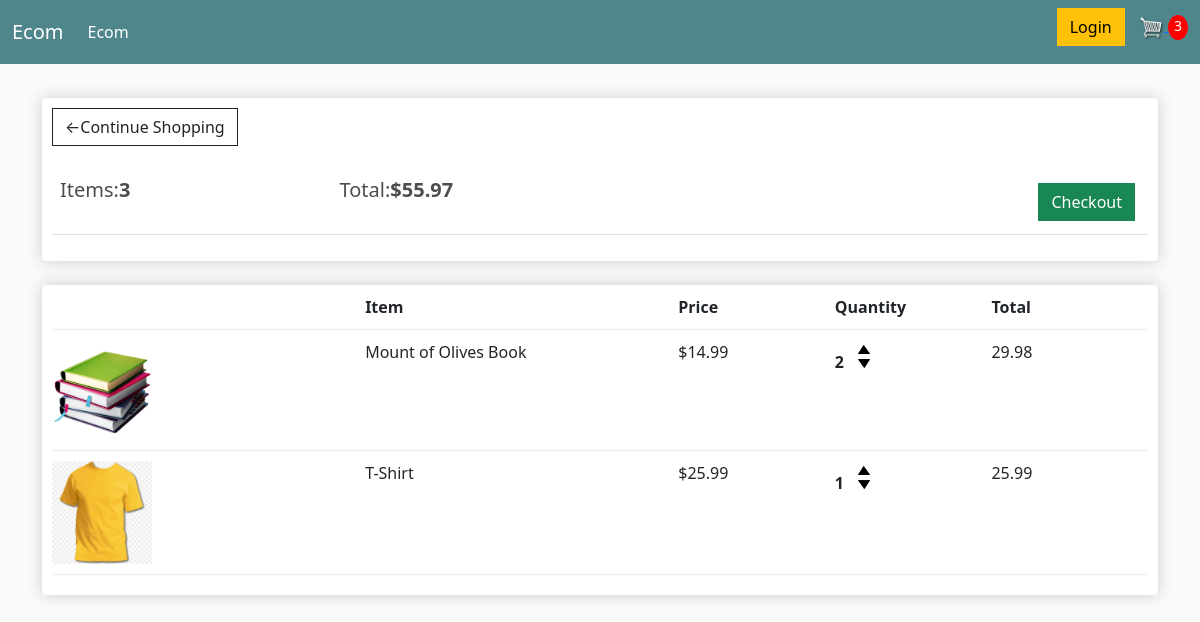
The page /cart/ (signed in) on the database as committed earlier.
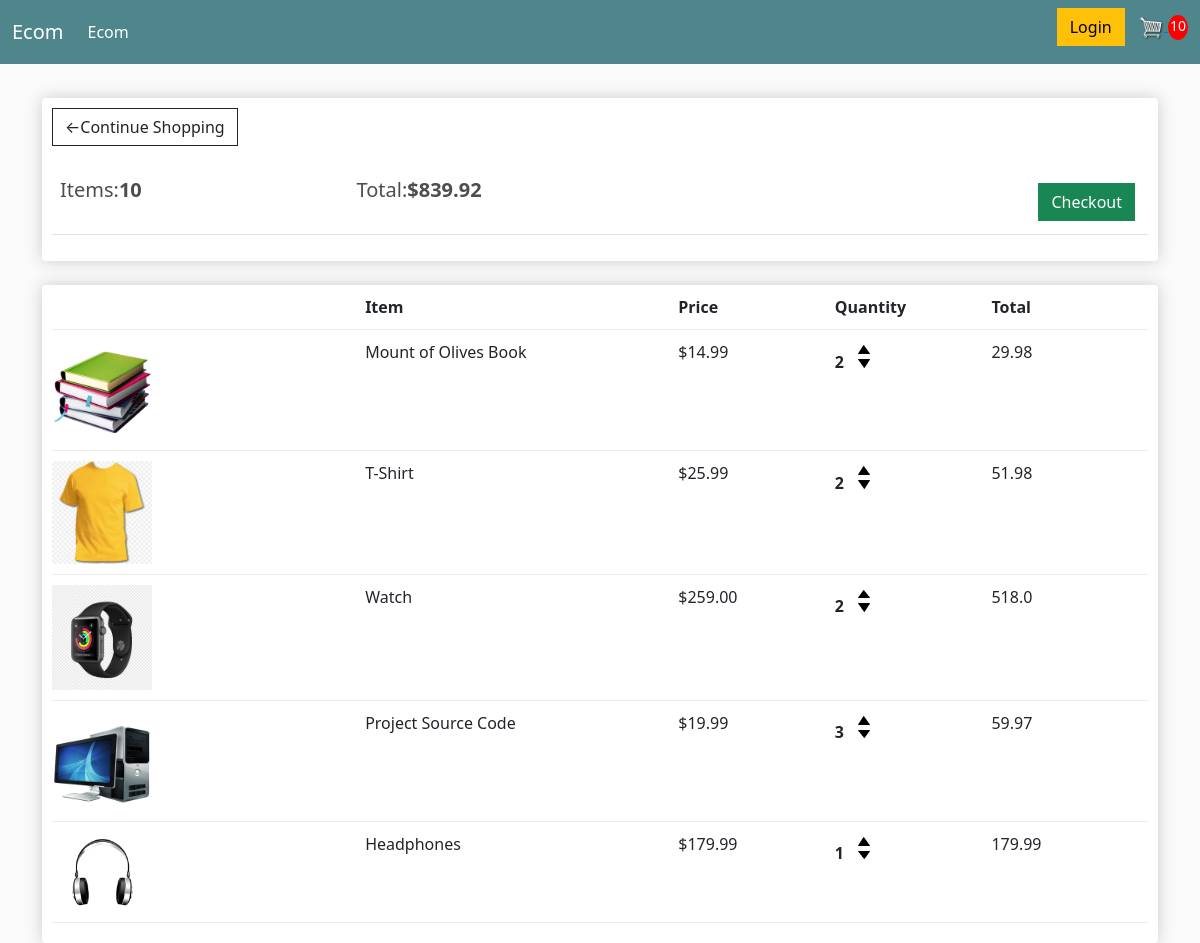
The same page on the database as committed later.
### store/models.py (models this page shows, shortened)
class Order(models.Model):
	customer = models.ForeignKey(Customer, on_delete=models.SET_NULL, null=True, blank=True)
	data_ordered = models.DateTimeField(auto_now_add=True)
	complete = models.BooleanField(default=False)
	transaction_id = models.CharField(max_length=100, null=True)
	@property
	def get_cart_total(self):
		orderitems = self.orderitem_set.all()
		total = sum([item.get_total for item in orderitems])
		return total
	@property
	def get_cart_items(self):
		orderitems = self.orderitem_set.all()
		total = sum([item.quantity for item in orderitems])
		return total

class OrderItem(models.Model):
	product = models.ForeignKey(Product, on_delete=models.SET_NULL, null=True)
	order = models.ForeignKey(Order, on_delete=models.SET_NULL, null=True)
	quantity = models.IntegerField(default=0, null=True, blank=True)
	date_added = models.DateTimeField(auto_now_add=True)
	@property
	def get_total(self):
		total = self.product.price * self.quantity
		return total

class Product(models.Model):
	name = models.CharField(max_length=200)
	price = models.FloatField()
	digital = models.BooleanField(default=False, null=True, blank=True)
	image = models.ImageField(null=True, blank=True)
	@property
	def imageURL(self):
		try:
			url = self.image.url
		except:
			url = ''
		return url

### store/views.py (the view)
# urls.py: path('cart/', views.cart, name="cart"),
def cart(request):
	if request.user.is_authenticated:
		customer = request.user.customer
		order, created = Order.objects.get_or_create(customer=customer, complete=False)
		items = order.orderitem_set.all()
		cartItems = order.get_cart_items
	else:
		items = []
		order = {"get_cart_total":0,
				 "get_cart_items":0}
		cartItems = order['get_cart_items']
	context = {'items':items, 'order':order, 'cartItems':cartItems}
	return render(request, 'store/Cart.html', context)

### store/templates/store/Cart.html
{% extends 'store/Main.html' %}
{% load static %}
{% block content %}
<div class="row">
	<div class="col-lg-12">
		<div class="box-element">
			<a class="btn btn-outline-dark" href="{% url 'store' %}">&#x2190;Continue Shopping</a>
			<br>
			<br>
			<table class="table">
				<tr>
					<th><h5>Items:<strong>{{order.get_cart_items}}</strong></h5></th>
					<th><h5>Total:<strong>${{order.get_cart_total|floatformat:2}}</strong></h5></th>
					<th><a style="float:right; margin:5px" class="btn btn-success" href="{% url 'checkout' %}">Checkout</a></th>
				</tr>
			</table>
		</div>
		<br>
		<div class="box-element">
			<div class="cart-row">
				<div style="flex:2"></div>
				<div style="flex:2"><strong>Item</strong></div>
				<div style="flex:1"><strong>Price</strong></div>
				<div style="flex:1"><strong>Quantity</strong></div>
				<div style="flex:1"><strong>Total</strong></div>
			</div>
			{% for item in items %}
			<div class="cart-row">
				<div style="flex:2"><img class="row-image" src="{{item.product.imageURL}}"></div>
				<div style="flex:2">{{item.product.name}}</div>
				<div style="flex:1">${{item.product.price|floatformat:2}}</div>
				<div style="flex:1">
					<p class="quantity">{{item.quantity}}</p>
					<div class="quantity">
						<img data-product="{{item.product.id}}" data-action="add" class="chg-quantity update-cart" src="{% static 'images/arrow-up.png' %}">
						<img data-product="{{item.product.id}}" data-action="remove" class="chg-quantity update-cart" src="{% static 'images/arrow-down.png' %}">
					</div>
				</div>
				<div style="flex:1">{{item.get_total}}</div>
			</div>
			{% endfor %}
		</div>
	</div>
</div>
{% endblock content %}

### store/templates/store/Main.html (shortened to what this page needs)
<!DOCTYPE html>
{% load static %}
<html>
<head>
	<link href="https://cdn.jsdelivr.net/npm/bootstrap@5.0.0-beta2/dist/css/bootstrap.min.css" rel="stylesheet">
	<link rel="stylesheet" type="text/css" href="{% static 'css/main.css' %}">
</head>
<body>
<nav class="navbar navbar-expand-lg navbar-dark bg-dark">
  <div class="container-fluid">
    <a class="navbar-brand" href="{% url 'store' %}">Ecom</a>
    <div class="collapse navbar-collapse" id="navbarSupportedContent">
      <ul class="navbar-nav me-auto mb-2 mb-lg-0">
        <li class="nav-item">
          <a class="nav-link active" aria-current="page" href="{% url 'store' %}">Ecom</a>
        </li>
      </ul>
        <div class="form-inline my-2 my-lg-0">
	        <a href="#"class="btn btn-warning">Login</a>
	        <a href="{% url 'cart' %}">
	          <img  id="cart-icon" src="{% static 'images/cart.png' %}">
	        </a>
	        <p id="cart-total">{{cartItems}}</p>
 	    </div>
    </div>
  </div>
</nav>
<div class="container">
	<br>
	{% block content %}
	{% endblock content %}
</div>
</body>
</html>

### static/css/main.css (style rules this page uses)
body { background-color: hsl(0, 0%, 98%); }
h1,h2,h3,h4,h5,h6 { color:hsl(0, 0%, 30%); }
.box-element { box-shadow:hsl(0, 0%, 80%) 0 0 16px; background-color: #fff; border-radius: 4px; padding: 10px; }
.bg-dark { background-color: #4f868c!important; }
#cart-icon { width:25px; display: inline-block; margin-left: 10px; }
#cart-total { display: inline-block; text-align: center; color:#fff; background-color: red; width: 20px; height: 25px; border-radius: 50%; font-size: 14px; }
.col-lg-4, .col-lg-6, .col-lg-8, .col-lg-12 { margin-top: 10px; }
.btn { border-radius: 0; }
.row-image { width: 100px; }
.cart-row { display: flex; align-items: flex-stretch; padding-bottom: 10px; margin-bottom: 10px; border-bottom: 1px solid #ececec; }
.quantity { display: inline-block; font-weight: 700; padding-right:10px; }
.chg-quantity { width: 12px; cursor: pointer; display: block; margin-top: 5px; transition:.1s; }

Rows that differ between the two databases and show on the page:
changed through a linked row, Order: get_cart_items "3" → "10"; get_cart_total "55.97" → "839.92"
changed OrderItem "T-Shirt": quantity "1" → "2"; get_total "25.99" → "51.98"
added OrderItem: product.imageURL (picture), product.name "Watch", product.price "259.00", quantity "2", get_total "518.0"
added OrderItem: product.imageURL (picture), product.name "Project Source Code", product.price "19.99", quantity "3", get_total "59.97"
added OrderItem: product.imageURL (picture), product.name "Headphones", product.price "179.99", quantity "1", get_total "179.99"
Other text that changed with them:
{{ cartItems }}: "3" → "10"
